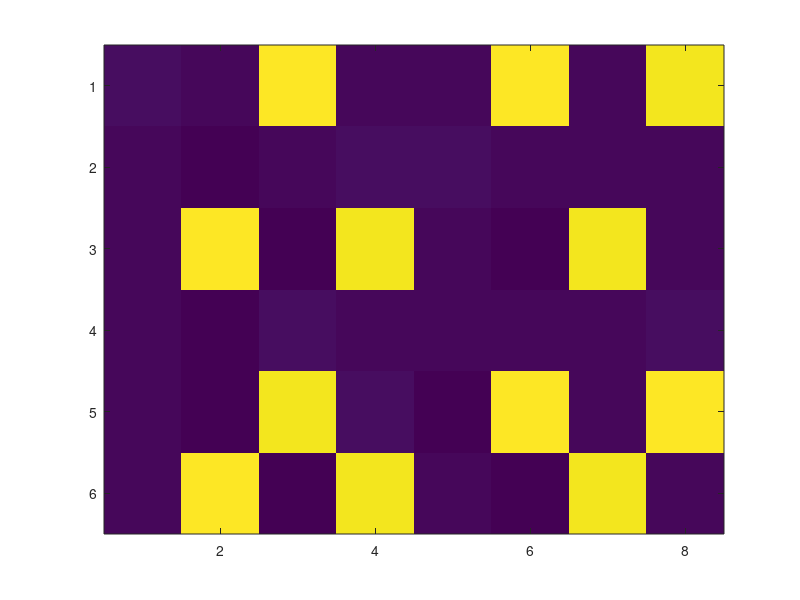
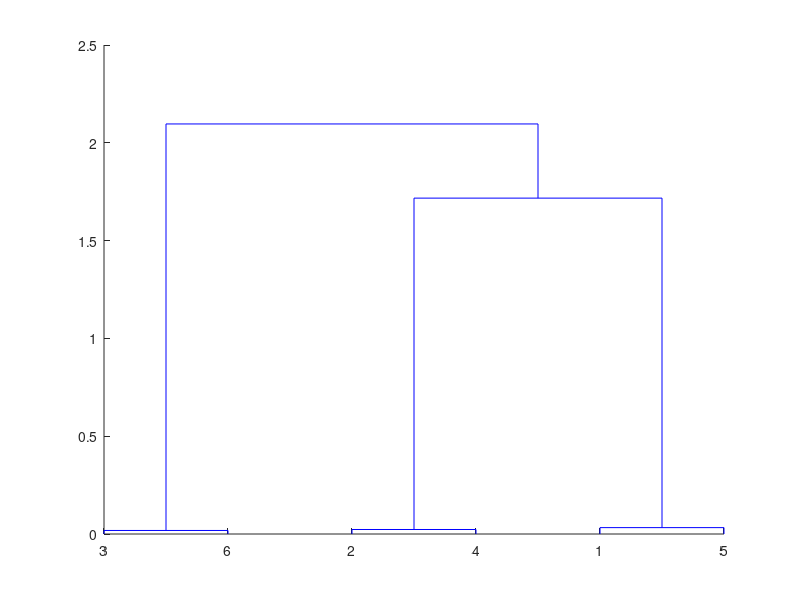
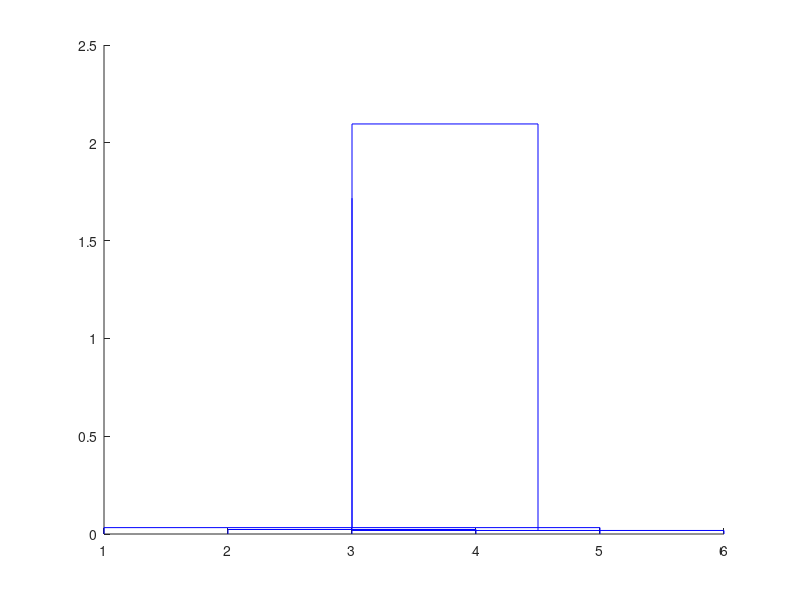
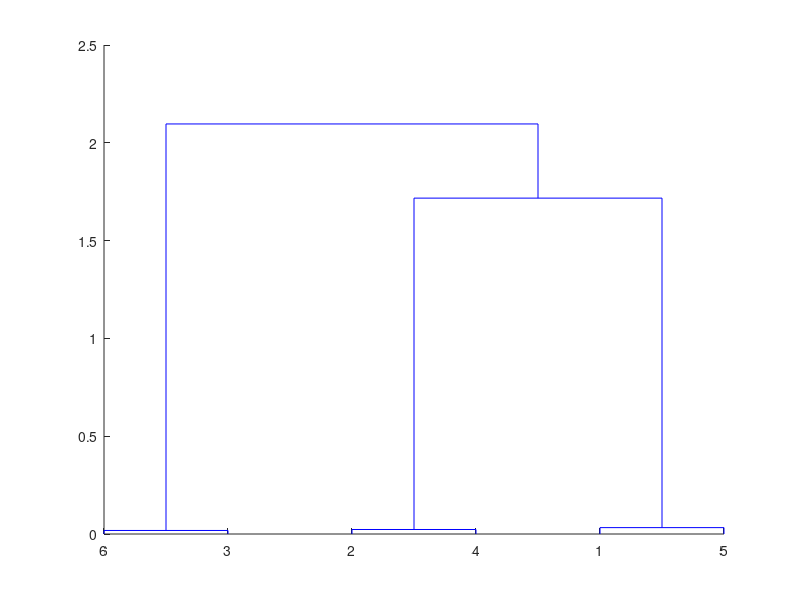

These figures' MATLAB source, in order:
% In this example, we will cluster the data using just hierarchical
% agglomerative clustering algorithm (i.e., linkage and dendrogram) in MATLAB.
% We show how to determine the number of output clusters from dendrogram.
%
% Last updated: Thu, Nov 22, 2012
% =======================================
% Kittipat "Bot" Kampa
% kittipat@gmail.com
% Integrated Brain Imaging Center (IBIC)
% University of Washington
% =======================================


clear; close all; clc;
%% Load the data


x = [0 0 1 0 0 1 0 1;
     0 0 0 0 0 0 0 0;
     0 1 0 1 0 0 1 0;
     0 0 0 0 0 0 0 0;
     0 0 1 0 0 1 0 1;
     0 1 0 1 0 0 1 0];

A = x+0.01*randn(size(x)); 
figure; imagesc(A);

%% Hierarchical clustering along the column
method = 'average';
metric = 'euclidean';
tree = linkage(A,method,metric);
figure; dendrogram(tree);

% The first cluster starts with 7 because we have originally 6 samples
% (rows), each of which is assigned with a cluster value 1-6. Therefore,
% the new cluster is 6+i.
% tree =
% 
%     3.0000    6.0000    0.0394  % ---> cluster#7 (because we have 6 rows originally)
%     1.0000    5.0000    0.0404  % ---> cluster#8
%     2.0000    4.0000    0.0528  % ---> cluster#9
%     8.0000    9.0000    1.7423  % ---> cluster#10
%     7.0000   10.0000    2.0983  % ---> cluster#11 and final (root)

% You will notice in the plot that (3,6) comes first followed by (1,5) and
% (2,4). Such order agrees with that of the matrix "tree" given above.
%
% ......What if we want to reorder the node order?
%% Reordering the node
leafOrder = [1 2 3 4 5 6]; % The original order of A
figure; dendrogram(tree,'Reorder', leafOrder);
% This does not look good, well, but at least the (leaf) nodes are ordered
% according to what I like.

% Now, let's do some optimal order
D = pdist(A);
leafOrder = optimalleaforder(tree,D)
figure; dendrogram(tree,'Reorder', leafOrder);

%% Now, how can we control the number of the leaf nodes??
figure; dendrogram(tree,0); % Showing all the leaf nodes
figure; [~,T] = dendrogram(tree,2);
% T is the label of each original row of A after we reduce the number of
% leaf node. For example,
% T(j) is the label of the original row j of A after reducing/pruning the leaf node   
% find(T==1) is the indices of the original row falling in the leaf node 1 
%
% In fact, we can see T as the cluster number!

%% Permutation vector
[~,T,perm_vector_col] = dendrogram(tree)
[~,T,perm_vector_col] = dendrogram(tree,2)

